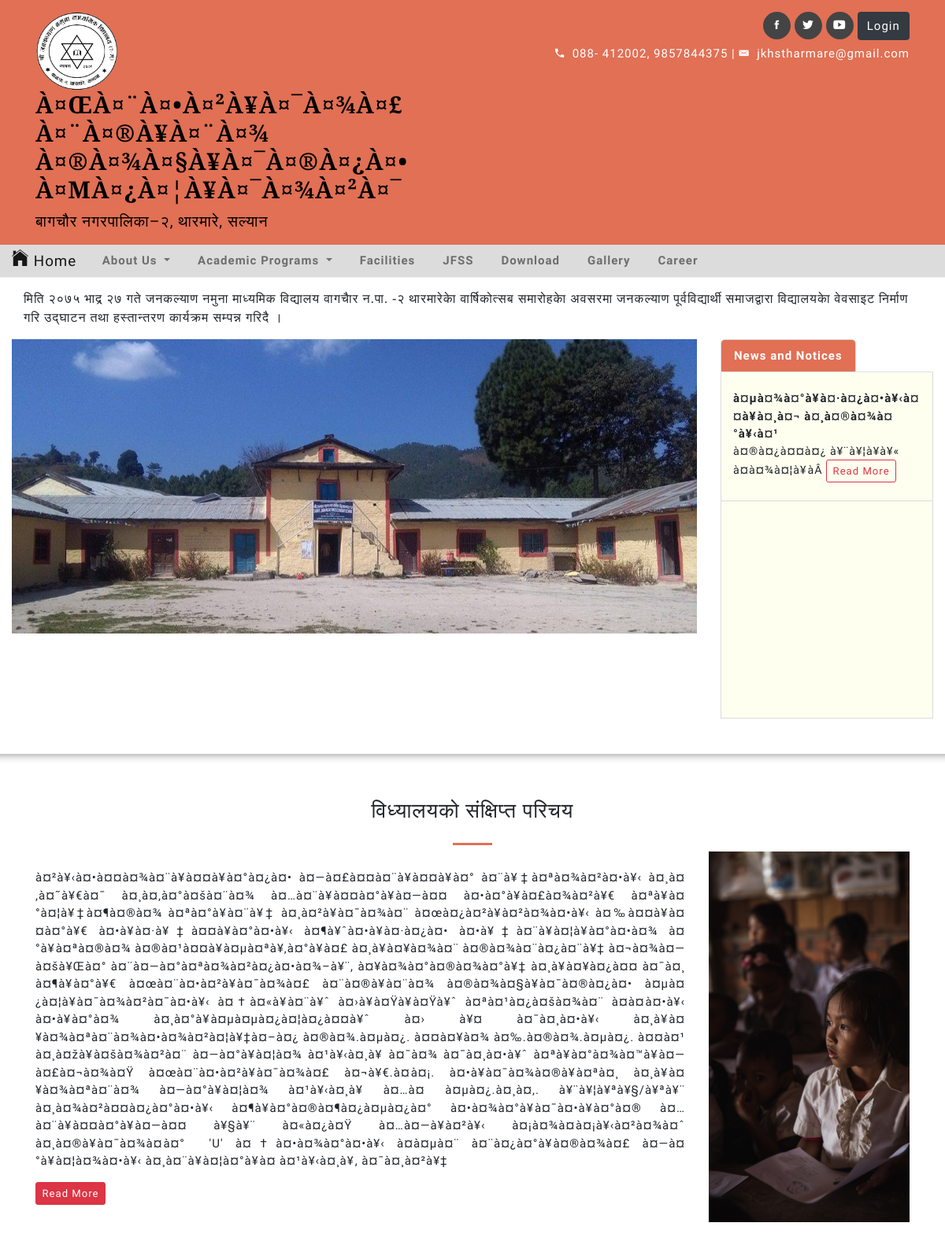
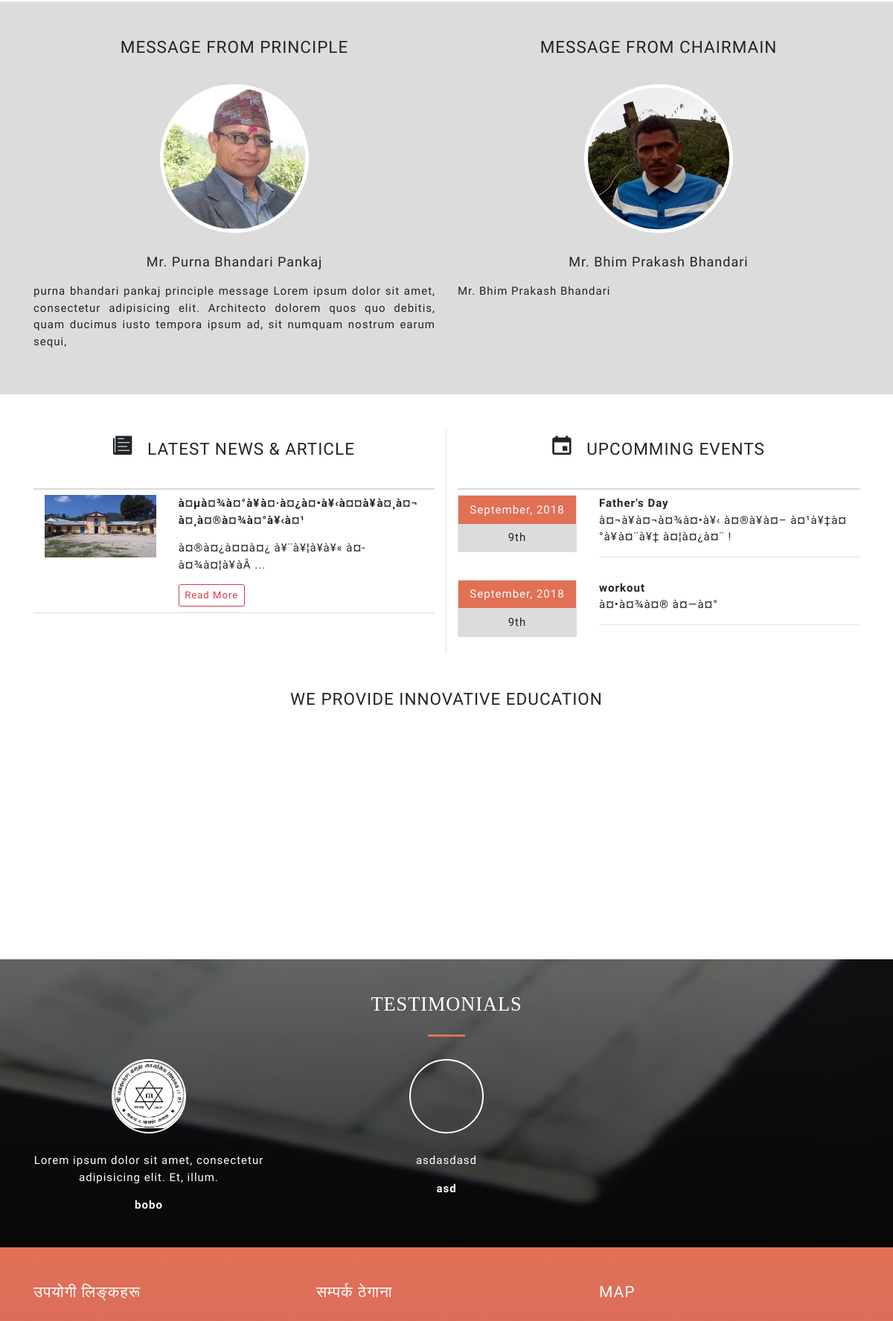
The page / (upper part) on the database its author committed (2 pictures, top to bottom).
### tables this page shows
CREATE TABLE `homepage` (
  `id` int(11) NOT NULL,
  `about_us` text NOT NULL,
  `facebook` varchar(255) NOT NULL,
  `twitter` varchar(255) NOT NULL,
  `youtube` varchar(255) NOT NULL,
  `school_name` varchar(255) NOT NULL,
  `address` varchar(255) NOT NULL,
  `ward` varchar(255) NOT NULL,
  `phone` varchar(255) NOT NULL,
  `email` varchar(255) NOT NULL
);

CREATE TABLE `news` (
  `id` int(11) NOT NULL,
  `title` varchar(255) NOT NULL,
  `cat_id` int(11) NOT NULL,
  `file_path` varchar(255) NOT NULL,
  `content` text NOT NULL,
  `date` date NOT NULL
);

CREATE TABLE `message` (
  `id` int(11) NOT NULL,
  `message` text NOT NULL,
  `file_path` varchar(255) NOT NULL,
  `name` varchar(255) NOT NULL
);

CREATE TABLE `events` (
  `id` int(11) NOT NULL,
  `date` date NOT NULL,
  `title` varchar(255) NOT NULL,
  `body` text NOT NULL
);

CREATE TABLE `testimonial` (
  `id` int(11) NOT NULL,
  `name` varchar(255) NOT NULL,
  `content` text NOT NULL,
  `file_path` varchar(255) NOT NULL
);

### private/functions.php (called while the page is built, shortened)
<?php
	function url_for($string){
		return WWW_ROOT.$string;
	}
	function hsc($string){
		return htmlspecialchars($string);
	}
 ?>

### private/shared/query_function.php (the view, shortened to what this page needs)
<?php
function viewLatestNews($con){
	$query = mysqli_query($con, "SELECT * FROM news ORDER BY id DESC LIMIT 3");
	while ($row = mysqli_fetch_assoc($query)) {
		$id = $row['id'];
		$title = $row['title'];
		$image = $row['file_path'];
		$image = str_replace('../', '', $image);
		$content = $row['content'];
		$content = substr($content,0, 80);
		$res ="<div class='row news-list py-2'>
		<div class='col-lg-4'>
		<div class='news-img'>
		<img src='$image' class='img-fluid' alt=''>
		</div>
		</div>
		<div class='col-lg-8'>
		<b>".ucwords($title)."</b>
		<p> $content ...</p>
		<a href='".url_for('/pages?url=news&id='.$id.'')."' class='btn btn-sm btn-outline-danger'>Read More</a>
		</div>
		</div>";
		echo $res;
	}
}
function bannerNews($con){
	$query = mysqli_query($con, "SELECT * FROM news ORDER BY id DESC LIMIT 3");
	while ($row = mysqli_fetch_assoc($query)) {
		$id = $row['id'];
		$title = $row['title'];
		$content = $row['content'];
		$content = substr($content,0, 80);
		$res ="<div class='row news-list py-2'>
		<div class='col-lg-12'>
		<b>".ucwords($title)."</b>
		$content
		<a href='".url_for('/pages?url=news&id='.$id.'')."' class='btn btn-sm btn-outline-danger'>Read More</a>
		</div>
		</div>";
		echo $res;
	}
}
function FetchName($con){
	$query = mysqli_query($con, "SELECT school_name FROM homepage");
	while ($row = mysqli_fetch_assoc($query)) {
		$name = hsc($row['school_name']);
		$res ="
		<h2 class='pt-3'>$name</h2>";
		echo $res;
	}
}
function FetchSocialHome($con){
	$query = mysqli_query($con, "SELECT facebook, twitter, youtube FROM homepage");
	while ($row = mysqli_fetch_assoc($query)) {
		$fb = hsc($row['facebook']);
		$tw = hsc($row['twitter']);
		$yt = hsc($row['youtube']);
		$res ="<li><a href='$fb' target='_blank'><i class='ion-social-facebook'></i></a></li>
		<li><a href='$tw' target='_blank'><i class='ion-social-twitter'></i></a></li>
		<li><a href='$yt' target='_blank'><i class='ion-social-youtube'></i></a></li>";
		echo $res;
	}
}
function FetchContactHome($con){
	$query = mysqli_query($con, "SELECT phone,  email FROM homepage");
	while ($row = mysqli_fetch_assoc($query)) {
		$phone = hsc($row['phone']);
		$email = hsc($row['email']);
		$res ="
		<li><i class='ion-android-call'></i>&nbsp;&nbsp;$phone |</li>
		<li><i class='ion-email'></i>&nbsp;&nbsp;$email</li>";
		echo $res;
	}
}
function messagePrincipal($con){
	$query = mysqli_query($con, "SELECT * FROM message WHERE id=1");
	while ($row = mysqli_fetch_assoc($query)) {
		$name = hsc($row['name']);
		$message = $row['message'];
		$photo = $row['file_path'];
		$photo = str_replace('../', '', $photo);
		$res = "<div class='message-img'>
		<img src='$photo' alt=''>
		</div>
		<p class='message-man text-center'>Mr. ".ucwords($name)."</p>
		<p class='message-body'>
		$message
		</p>";
		echo $res;
	}
}
function messageChairman($con){
	$query = mysqli_query($con, "SELECT * FROM message WHERE id=2");
	while ($row = mysqli_fetch_assoc($query)) {
		$name = hsc($row['name']);
		$message = $row['message'];
		$photo = $row['file_path'];
		$photo = str_replace('../', '', $photo);
		$res = "<div class='message-img'>
		<img src='$photo' alt=''>
		</div>
		<p class='message-man text-center'>Mr. ".ucwords($name)."</p>
		<p class='message-body'>
		$message
		</p>";
		echo $res;
	}
}
function fetchTestimonial($con){
	$query = mysqli_query($con, "SELECT * FROM testimonial");
	while ($row = mysqli_fetch_assoc($query)) {
		$name = $row['name'];
		$image = $row['file_path'];
		$image = str_replace('../', '', $image);
		$content = $row['content'];
		$res ="<div class='col-md-4 text-center mt-4'>
		<div class='testimonial-img'>
		<img src='$image' alt=''>
		</div>
		<p>$content</p>
		<b>$name</b>
		</div>";
		echo $res;
	}
}
?>

### public/index.php (shortened to what this page needs)
<?php require_once('../private/initialize.php'); ?>
<?php include(SHARED_PATH.'/header.php'); ?>
<div class="container">
  <div class="row">
   <marquee><p style="font-family: Impact; font-size: 12pt">मिति २०७५ भाद्र २७ गते जनकल्याण नमुना माध्यमिक विद्यालय वागचाैर न.पा. -२ थारमारेकाे वार्षिकोत्सब समारोहकाे अवसरमा जनकल्याण पूर्वविद्यार्थी समाजद्वारा विद्यालयकाे वेवसाइट निर्माण गरि उद्घाटन तथा हस्तान्तरण कार्यक्रम सम्पन्न गरिदै ।</p></marquee>
 </div>
</div>
<div class="container-fluid mb-5">
  <div class="row">
    <div class="col-md-9">
      <div id="carousel-image" class="carousel slide" data-ride="carousel">
        <ol class="carousel-indicators">
          <li data-target="#carousel-image" data-slide-to="0" class="active"></li>
          <li data-target="#carousel-image" data-slide-to="1"></li>
          <li data-target="#carousel-image" data-slide-to="2"></li>
          <li data-target="#carousel-image" data-slide-to="3"></li>
          <li data-target="#carousel-image" data-slide-to="4"></li>
          <li data-target="#carousel-image" data-slide-to="5"></li>
          <li data-target="#carousel-image" data-slide-to="6"></li>
          <li data-target="#carousel-image" data-slide-to="7"></li>
        </ol>
        <div class="carousel-inner">
          <div class="carousel-item cs-img1 active">
          </div>
        </div>
        </div>
      </div>
      <div class="col-md-3 ">
        <ul class="nav nav-tabs" id="myTab" role="tablist">
          <li class="nav-item">
            <a class="nav-link active" id="home-tab" data-toggle="tab" href="#home" role="tab" aria-controls="home" aria-selected="true">News and Notices</a>
          </li>
        </ul>
        <div class="tab-content" id="myTabContent">
          <div class="tab-pane tab-mod fade show active" id="home" role="tabpanel" aria-labelledby="home-tab">
            <?php bannerNews($con); ?>
          </div>
        </div>
      </div>
    </div>
  </div>
  <hr class="style-four">
  <section class="about-us my-5">
    <h3>विध्यालयको संक्षिप्त परिचय</h3>
    <div class="container">
      <div class="row">
        <div class="col-sm-12 col-md-9">
          <div class="about-content py-4">
            <?php selectAboutUslim($con); ?>
            <div><a href="<?php echo url_for('/pages?url=about us&column=details'); ?>" class="btn btn-sm btn-danger">Read More</a></div>
          </div>
        </div>
        <div class="col-md-3">
          <div class="about-image"></div>
        </div>
      </div>
    </div>
  </section>
  <section class="message py-5">
    <div class="container">
      <div class="row">
        <div class="col-lg-6">
          <div class="message-title">MESSAGE FROM Principle</div>
          <?php
          messagePrincipal($con);
          ?>
        </div>
        <div class="col-lg-6">
          <div class="message-title">MESSAGE FROM CHAIRMAIN</div>
          <?php messageChairman($con); ?>
        </div>
      </div>
    </div>
  </section>
  <section class="news py-5">
    <div class="container">
      <div class="row">
        <div class="col-lg-6 pb-2 border-right">
          <div class="message-title"><i class="ion-ios-paper"></i>&nbsp;&nbsp;&nbsp;Latest News & Article</div>
          <div class="container">
            <?php
            viewLatestNews($con);
            ?>
          </div>
        </div>
        <div class="col-lg-6">
          <div class="message-title"><i class="ion-android-calendar"></i>&nbsp;&nbsp;&nbsp;Upcomming Events</div>
          <?php
          function Events($con){
            $query = mysqli_query($con, "SELECT * FROM events ORDER BY date");
            while ($row = mysqli_fetch_assoc($query)) {
              $event_title = $row['title'];
              $event_body = $row['body'];
              $date = $row['date'];
              $yrdata = strtotime($date);
              $res ="<div class='row event-list py-2'>
              <div class='col-lg-4'>
              <ul class='event-day text-center border'>
              <li class='bg-event py-2'>".date('F, Y', $yrdata)."</li>
              <li class='bg-light py-2'>".date('jS', $yrdata)."</li>
              </ul>
              </div>
              <div class='col-lg-8'>
              <b>$event_title</b>
              <p>$event_body</p>
              <hr>
              </div>
              </div>";
              echo $res;
            }
          }
          Events($con);
          ?>
        </div>
      </div>
    </div>
  </section>
  <div class="section">
    <div class="container-fluid">
      <div class="row">
        <div class="col-lg-12">
          <div class="autoplay-title">We Provide Innovative Education</div>
        </div>
      </div>
      <div class="row">
        <div class="col-lg-12">
          <div class="slider mx-3">
            <div class="autoplay-image">
              <img src="img/slider/2.jpg" class="img-fluid" alt="abc">
            </div>
            <div class="autoplay-image">
              <img src="img/slider/3.jpg" class="img-fluid" alt="abc">
            </div>
            <div class="autoplay-image">
              <img src="img/slider/4.jpg" class="img-fluid" alt="abc">
            </div>
          </div>
        </div>
      </div>
    </div>
  </div>
  <section class="testimonial mt-5">
    <div class="testimonial-overlay py-5">
      <h3>Testimonials</h3>
      <div class="container-fluid">
        <div class="row">
          <?php
          fetchTestimonial($con);
          ?>
        </div>
      </div>
    </div>
</section>
<?php include(SHARED_PATH.'/footer.php'); ?>

### private/admin/query_functions.php (shortened to what this page needs)
<?php
function selectAboutUslim($con){
	$query = mysqli_query($con, "SELECT about_us FROM homepage");
	while ($row = mysqli_fetch_assoc($query)) {
		$content = $row['about_us'];
		$content = substr($content,0, 2882);
		echo "<div class='text-justify'>".$content."</div>";
	}
}
?>

### rows shown on the page
homepage: school_name "À¤ŒÀ¤¨À¤•À¤²À¥À¤¯À¤¾À¤£ À¤¨À¤®À¥À¤¨À¤¾ À¤®À¤¾À¤§À¥À¤¯À¤®À¤¿À¤• À¤ΜÀ¤¿À¤¦À¥À¤¯À¤¾À¤²À¤¯", phone "088- 412002, 9857844375", email "jkhstharmare@gmail.com", about_us "à¤²à¥‹à¤•à¤¤à¤¾à¤¨à¥à¤¤à¥à¤°à¤¿à¤• à¤—à¤£à¤¤à¤¨à¥à¤¤à¥à¤° à¤¨à¥‡à¤ªà¤¾à¤²à¤•à¥‹ à¤¸à¤‚à¤˜à¥€à¤¯ à¤¸à¤‚à¤°à¤šà¤¨à¤¾ à¤…à¤¨à¥à¤¤à¤°à¥à¤—à¤¤ à¤•à¤°à¥à¤£à¤¾à¤²à¥€ à¤ªà¥à¤°à¤¦à¥‡à¤¶à¤®à¤¾ à¤ªà¤°à¥à¤¨à¥‡ à¤¸à¤²à¥à¤¯à¤¾à¤¨ à¤œà¤¿à¤²à¥à¤²à¤¾à¤•à¥‹ à¤‰à¤¤à¥à¤¤à¤°à¥€ à¤•à¥à¤·à¥‡à¤¤à¥à¤°à¤•à¥‹ à¤¶à¥ˆà¤•à¥à¤·à¤¿à¤• à¤•à¥‡à¤¨à¥à¤¦à¥à¤°à¤•à¤¾ à¤°à¥à¤ªà¤®à¤¾ à¤®à¤¹à¤¤à¥à¤µà¤ªà¥‚à¤°à¥à¤£ à¤¸à¥à¤¥à¤¾à¤¨ à¤®à¤¾à¤¨à¤¿à¤¨à¥‡ à¤¬à¤¾à¤—à¤šà¥Œà¤° à¤¨à¤—à¤°à¤ªà¤¾à¤²à¤¿à¤•à¤¾–à¥¨, à¤¥à¤¾à¤°à¤®à¤¾à¤°à¥‡ à¤¸à¥à¤¥à¤¿à¤¤ à¤¯à¤¸ à¤¶à¥à¤°à¥€ à¤œà¤¨à¤•à¤²à¥à¤¯à¤¾à¤£ à¤¨à¤®à¥à¤¨à¤¾ à¤®à¤¾à¤§à¥à¤¯à¤®à¤¿à¤• à¤µà¤¿à¤¦à¥à¤¯à¤¾à¤²à¤¯à¤•à¥‹ à¤†à¤«à¥à¤¨à¥ˆ à¤›à¥à¤Ÿà¥à¤Ÿà¥ˆ à¤ªà¤¹à¤¿à¤šà¤¾à¤¨…"
news: title "à¤µà¤¾à¤°à¥à¤·à¤¿à¤•à¥‹à¤¤à¥à¤¸à¤¬ à¤¸à¤®à¤¾à¤°à¥‹à¤¹", content "à¤®à¤¿à¤¤à¤¿ à¥¨à¥¦à¥­à¥« à¤­à¤¾à¤¦à¥àÂ", file_path (picture)
message: file_path (picture), name "Purna Bhandari Pankaj", message "purna bhandari pankaj principle message Lorem ipsum dolor sit amet, consectetur adipisicing elit. Architecto dolorem quos quo debitis, quam ducimus iusto tempora ipsum ad, sit numquam nostrum earum sequi,"
message: file_path (picture), name "Bhim Prakash Bhandari", message "Mr. Bhim Prakash Bhandari"
events: date "September, 2018", date "9th", title "Father's Day", body "à¤¬à¥à¤¬à¤¾à¤•à¥‹ à¤®à¥à¤– à¤¹à¥‡à¤°à¥à¤¨à¥‡ à¤¦à¤¿à¤¨ !"
events: date "September, 2018", date "9th", title "workout", body "à¤•à¤¾à¤® à¤—à¤°"
testimonial: file_path (picture), content "Lorem ipsum dolor sit amet, consectetur adipisicing elit. Et, illum.", name "bobo"
testimonial: content "asdasdasd", name "asd"
